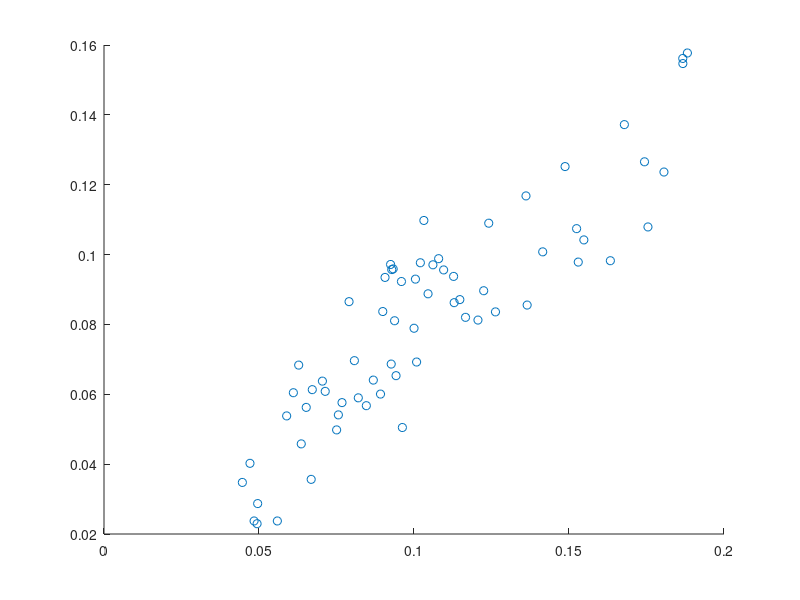

MATLAB code to generate this figure: (Note: this script raises an error after producing the figure.)
m_0 = [ 0.1262829  0.0962491  0.0668313  0.0559171  0.0493822  0.0484108  0.0495685  0.0713597  0.1061030  0.1524502  0.1867267 ]';
p_0 = [0.08359375000000001 0.05048828125 0.03564453125000001 0.023730468749999997 0.02294921875 0.023730468749999997 0.028710937500000002 0.06083984375 0.0970703125 0.107421875 0.15468750000000003 ]';

m_1 = [ 0.1224808  0.1008348  0.1004655  0.1095591  0.1127750  0.1147841  0.1206347  0.1547940  0.1866927  0.1881925  0.1743565 ]';
p_1 = [0.08964843750000001 0.06923828125 0.09296875 0.09560546875 0.09375 0.08710937500000002 0.08125000000000002 0.10419921875000002 0.15615234375000003 0.15771484375000003 0.1265625 ]';

m_2 = [ 0.1045327  0.0807689  0.0704534  0.0671853  0.0652363  0.0589226  0.0610855  0.0790487  0.1031842  0.1361256  0.1529819 ]';
p_2 = [0.08876953125 0.06962890625000001 0.06376953124999998 0.061328125 0.05625 0.05380859375 0.06044921875 0.08652343750000001 0.109765625 0.116796875 0.0978515625 ]';

m_3 = [ 0.1079478  0.0959492  0.0932760  0.0924456  0.0928128  0.0906549  0.0899210  0.1020501  0.1241107  0.1487322  0.1678571 ]';
p_3 = [0.09882812500000002 0.09228515625 0.0958984375 0.09716796875 0.095703125 0.09345703124999999 0.08369140625000002 0.09765625 0.108984375 0.1251953125 0.13720703125 ]';

m_4 = [ 0.1129537  0.0926445  0.0868736  0.0750378  0.0636270  0.0446326  0.0470888  0.0628011  0.1000120  0.1415180  0.1754705 ]';
p_4 = [0.08623046875000001 0.06865234375000001 0.0640625 0.0498046875 0.045800781250000006 0.034765625 0.04023437500000001 0.068359375 0.07890625000000001 0.10078125 0.10791015625 ]';

m_5 = [ 0.1166213  0.0942087  0.0891942  0.0846237  0.0820293  0.0756050  0.0767767  0.0937320  0.1364969  0.1633428  0.1806291 ]';
p_5 = [0.08203125000000001 0.06533203125 0.06005859374999999 0.05673828125 0.058984375 0.054101562500000006 0.0576171875 0.08105468750000001 0.085546875 0.09824218750000001 0.12363281250000001 ]';

m = cat(1, m_0, m_1, m_2, m_3, m_4, m_5);
p = cat(1, p_0, p_1, p_2, p_3, p_4, p_5);

fig = figure;

scatter(m, p);
lsline
hold off
